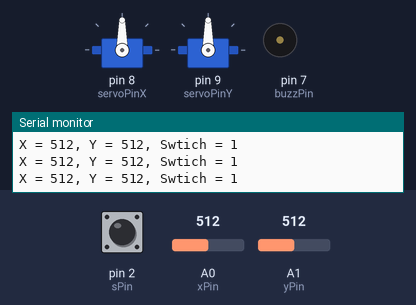
This sketch was run on a simulated Arduino Uno, built with avr-gcc and run on an emulated ATmega328P. On the bench: 2 × servo, buzzer (waves = sounding, pin HIGH), the last lines printed to the serial monitor. Inputs (shaded band) come from the test bench; at power-on: A0 (xPin) = 512, A1 (yPin) = 512, pin 2 (sPin) HIGH.

Above: at 1.2 s.
1.3 s: A0 (xPin) set to 106
At 1.7 s:
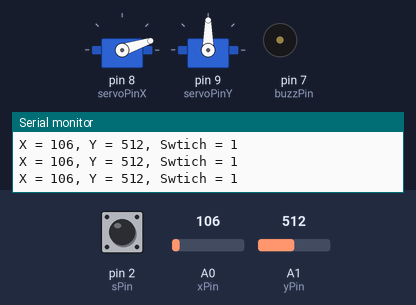
2.8 s: A0 (xPin) set to 95
At 3.3 s:
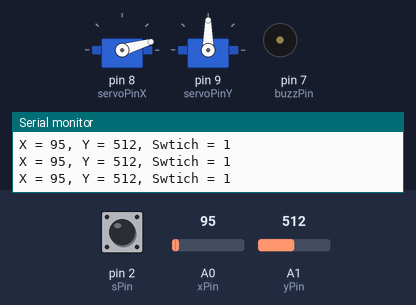
4.3 s: A1 (yPin) set to 107
At 5.4 s:
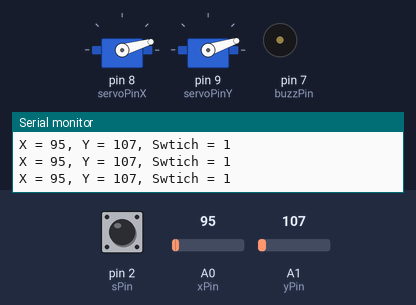
5.8 s: A1 (yPin) set to 94
At 6.9 s:
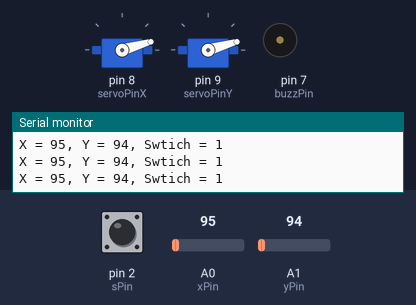
7.3 s: pin 2 (sPin) pulled LOW for 0.15 s
At 7.4 s:
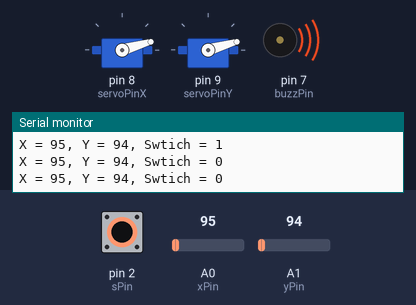
8.9 s: A0 (xPin) set to 122
At 9.3 s:
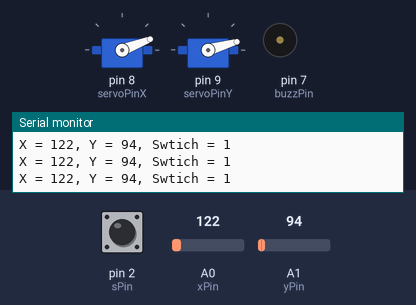
Timing chart, 0 to 11.4 s (numbered marks = the images above; inputs shaded):
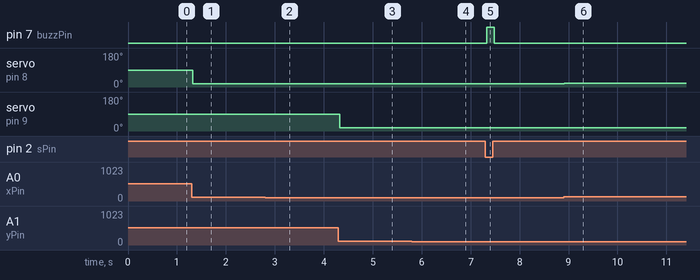

Measured:
- after the input at 1.3 s, servo on pin 8 (servoPinX): 90° → 18° at once
- after the input at 2.8 s, servo on pin 8 (servoPinX): 18° → 16° at once
- after the input at 4.3 s, servo on pin 9 (servoPinY): 90° → 18° at once
- after the input at 5.8 s, servo on pin 9 (servoPinY): 18° → 16° at once
- after the input at 7.3 s, pin 7 (buzzPin): LOW → HIGH at once, → LOW 0.15 s later
- after the input at 8.9 s, servo on pin 8 (servoPinX): 16° → 21° at once

The sketch:

ServoJoystick.ino
```cpp
#include <Servo.h>

// Joystick
int xPin = A0;
int yPin = A1;
int sPin = 2;
int xVal, yVal, sVal;

// Servo
Servo svX;
Servo svY;
int servoPinX = 8;
int servoPinY = 9;
float angleX;
float angleY;

// Buzzer
int buzzPin = 7;

// Time
int dt = 50;

void setup() {
  Serial.begin(9600);

  // Joystick Setup
  pinMode(xPin, INPUT);
  pinMode(yPin, INPUT);
  pinMode(sPin, INPUT);
  digitalWrite(sPin, HIGH);

  //Buzzer setup
  pinMode(buzzPin, OUTPUT);

  // Servo Setup
  svX.attach(servoPinX);
  svY.attach(servoPinY);
}

void loop() {
  // Joystick Values
  xVal = analogRead(xPin);
  yVal = analogRead(yPin);
  sVal = digitalRead(sPin); // not pressed = 1, pressed = 0

  // Servo Values
  angleX = xVal * (180. / 1023.);
  angleY = yVal * (180. / 1023.);

  // Show Joystick Info
  Serial.print("X = ");
  Serial.print(xVal);
  Serial.print(", Y = ");
  Serial.print(yVal);
  Serial.print(", Swtich = ");
  Serial.println(sVal);

  // Servo Movement
  svX.write(angleX);
  svY.write(angleY);

  // Buzzer Effect
  if (sVal == 1) {
    digitalWrite(buzzPin, LOW);
  }
  if (sVal == 0) {
    digitalWrite(buzzPin, HIGH);
  }

  delay(dt);
}
```
